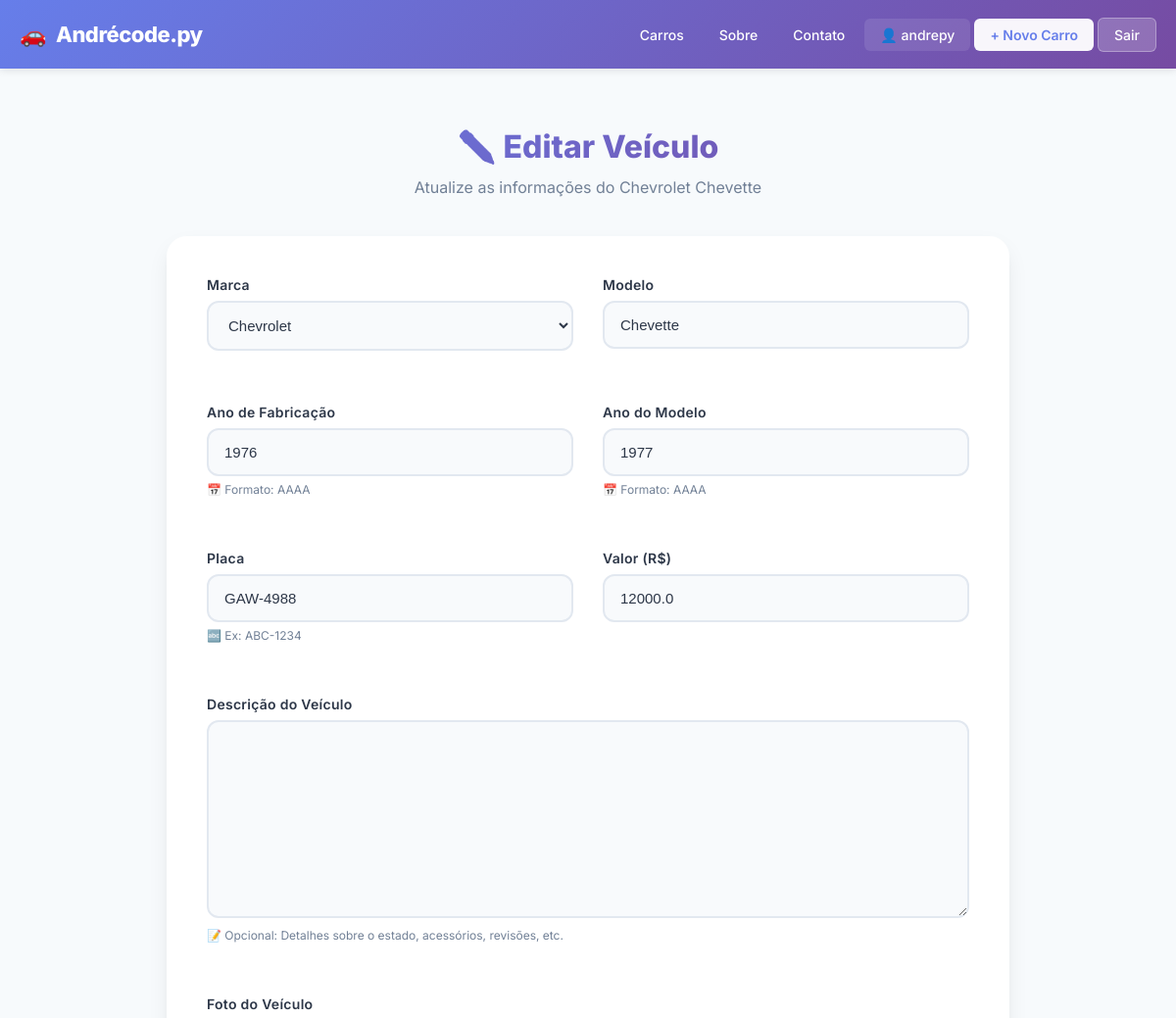
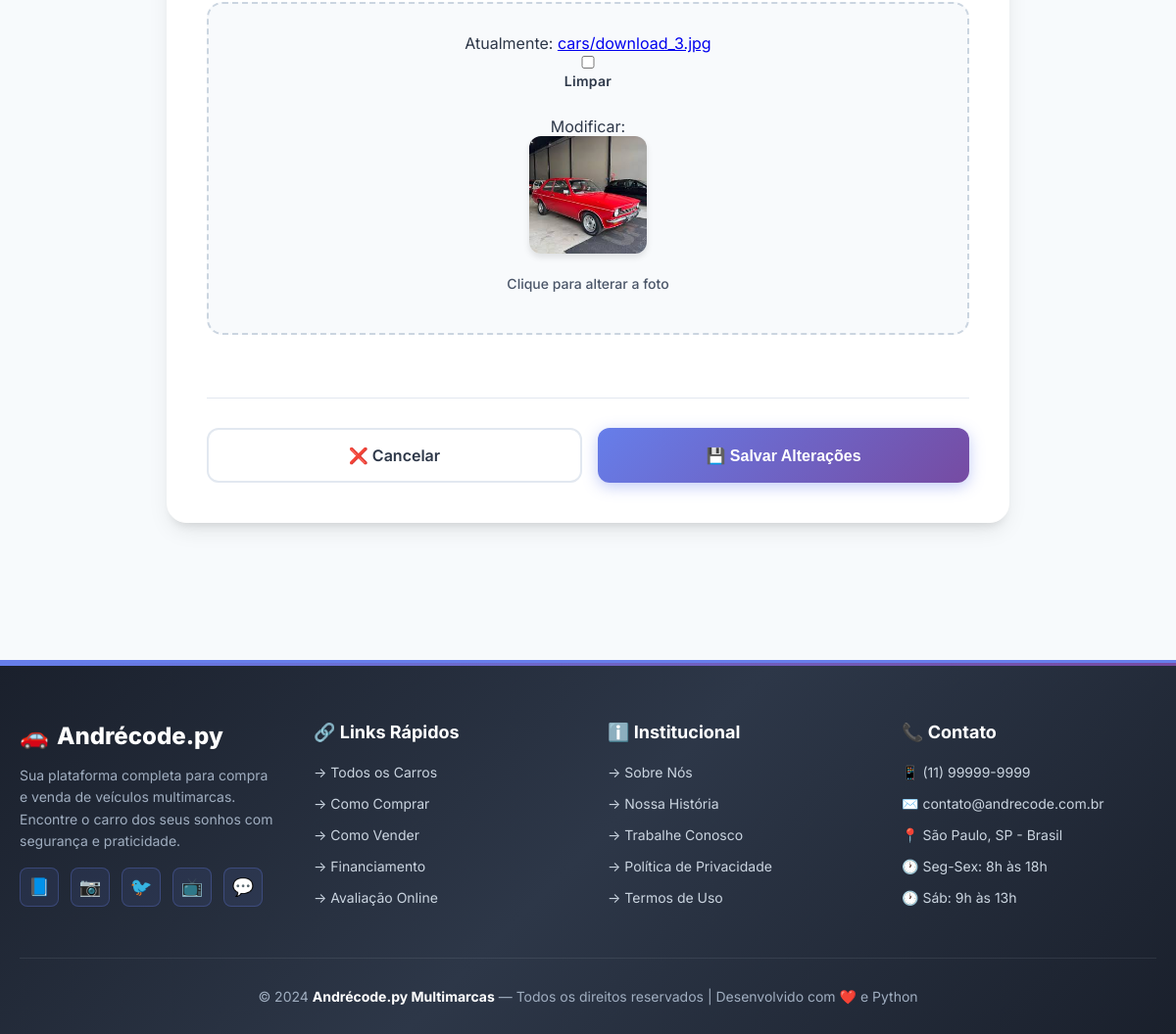
The page /car/2/update/ (signed in) on the database its author committed (2 pictures, top to bottom).
### cars/models.py (models this page shows, shortened)
class Car(models.Model):
    id = models.AutoField(primary_key=True)
    model = models.CharField(max_length=200)
    brand = models.ForeignKey(Brand, on_delete=models.PROTECT, related_name='cars_brand')
    factory_year = models.IntegerField(blank=True, null=True)
    model_year = models.IntegerField(blank=True, null=True)
    plate = models.CharField(max_length=10, blank=True, null=True)
    value = models.FloatField(blank=True, null=True)
    photo = models.ImageField(upload_to='cars/', blank=True, null=True)
    bio = models.TextField(blank=True, null=True)

class Brand(models.Model):
    name = models.CharField(max_length=200)
    def __str__(self):
        return self.name

### cars/views.py (the view, shortened to what this page needs)
# urls.py: path('car/<int:pk>/update/', CarUpdateView.as_view(), name='car_update'),
class CarUpdateView(LoginRequiredMixin, SuccessMessageMixin, UpdateView):
    model = Car
    form_class = CarModelForm
    template_name = 'car_update.html'
    login_url = 'login'
    success_message = 'Carro atualizado com sucesso!'

### cars/forms.py (shortened to what this page needs)
class CarModelForm(forms.ModelForm):
    class Meta:
        model = Car
        fields = '__all__'

### cars/templates/car_update.html (shortened to what this page needs)
{% extends "base.html" %}
{% block content %}
<div class="form-container">
    <div class="form-header">
        <h1>✏️ Editar Veículo</h1>
        <p>Atualize as informações do {{ form.instance.brand }} {{ form.instance.model }}</p>
    </div>
    <div class="form-card">
        <form method="post" enctype="multipart/form-data">
            <div class="form-grid">
                <div class="form-group">
                    <label for="{{ form.brand.id_for_label }}">Marca</label>
                    {{ form.brand }}
                </div>
                <div class="form-group">
                    <label for="{{ form.model.id_for_label }}">Modelo</label>
                    {{ form.model }}
                </div>
                <div class="form-group">
                    <label for="{{ form.factory_year.id_for_label }}">Ano de Fabricação</label>
                    {{ form.factory_year }}
                    <div class="help-text">📅 Formato: AAAA</div>
                </div>
                <div class="form-group">
                    <label for="{{ form.model_year.id_for_label }}">Ano do Modelo</label>
                    {{ form.model_year }}
                    <div class="help-text">📅 Formato: AAAA</div>
                </div>
                <div class="form-group">
                    <label for="{{ form.plate.id_for_label }}">Placa</label>
                    {{ form.plate }}
                    <div class="help-text">🔤 Ex: ABC-1234</div>
                </div>
                <div class="form-group">
                    <label for="{{ form.value.id_for_label }}">Valor (R$)</label>
                    {{ form.value }}
                </div>
                <div class="form-group full-width">
                    <label for="{{ form.bio.id_for_label }}">Descrição do Veículo</label>
                    {{ form.bio }}
                    <div class="help-text">📝 Opcional: Detalhes sobre o estado, acessórios, revisões, etc.</div>
                </div>
                <div class="form-group full-width">
                    <label>Foto do Veículo</label>
                    <div class="file-input-container">
                        {{ form.photo }}
                        <div class="file-preview-area">
                            {% if form.instance.photo %}
                            <img src="{{ form.instance.photo.url }}" class="current-image-preview" id="currentInfoImg">
                            <span style="font-size: 14px; font-weight: 500; color: #4a5568" id="uploadText">
                                Clique para alterar a foto
                            </span>
                            {% else %}
                            <span class="icon-upload">📷</span>
                            <span style="font-size: 14px; font-weight: 500; color: #4a5568" id="uploadText">
                                Clique ou arraste para enviar uma foto
                            </span>
                            {% endif %}
                        </div>
                    </div>
                </div>
            </div>
            <div class="form-actions">
                <a href="{% url 'car_detail' form.instance.pk %}" class="btn btn-secondary">
                    ❌ Cancelar
                </a>
                <button type="submit" class="btn btn-primary">
                    💾 Salvar Alterações
                </button>
            </div>
        </form>
    </div>
</div>
{% endblock %}

### app/templates/base.html (shortened to what this page needs)
<!DOCTYPE html>
<html lang="pt-BR">
<head>
</head>
<body>
  <header>
    <nav>
      <a href="{% url 'cars_list' %}" class="logo">
        <span>🚗</span>
        <span>Andrécode.py</span>
      </a>
      <ul id="navMenu">
        <li><a href="{% url 'cars_list' %}">Carros</a></li>
        <li><a href="#">Sobre</a></li>
        <li><a href="#">Contato</a></li>
        {% if user.is_authenticated %}
        <li>
          <span class="user-greeting">👤 {{ user.username }}</span>
        </li>
        <li>
          <a href="{% url 'new_car' %}" class="btn-new-car">+ Novo Carro</a>
        </li>
        <li>
          <a href="{% url 'logout' %}" class="btn-logout">Sair</a>
        </li>
        {% else %}
        <li><a href="{% url 'register' %}">Cadastre-se</a></li>
        <li><a href="{% url 'login' %}">Entrar</a></li>
        {% endif %}
      </ul>
    </nav>
  </header>
  <main>
    {% block content %}
    {% endblock %}
  </main>
  <footer>
    <div class="footer-content">
      <div class="footer-section">
        <div class="footer-logo">
          <span>🚗</span>
          <span>Andrécode.py</span>
        </div>
        <p>Sua plataforma completa para compra e venda de veículos multimarcas. Encontre o carro dos seus sonhos com
          segurança e praticidade.</p>
        <div class="social-links">
          <a href="#" aria-label="Facebook" title="Facebook">📘</a>
          <a href="#" aria-label="Instagram" title="Instagram">📷</a>
          <a href="#" aria-label="Twitter" title="Twitter">🐦</a>
          <a href="#" aria-label="YouTube" title="YouTube">📺</a>
          <a href="#" aria-label="WhatsApp" title="WhatsApp">💬</a>
        </div>
      </div>
      <div class="footer-section">
        <h3>🔗 Links Rápidos</h3>
        <ul>
          <li><a href="{% url 'cars_list' %}">→ Todos os Carros</a></li>
          <li><a href="#">→ Como Comprar</a></li>
          <li><a href="#">→ Como Vender</a></li>
          <li><a href="#">→ Financiamento</a></li>
          <li><a href="#">→ Avaliação Online</a></li>
        </ul>
      </div>
      <div class="footer-section">
        <h3>ℹ️ Institucional</h3>
        <ul>
          <li><a href="#">→ Sobre Nós</a></li>
          <li><a href="#">→ Nossa História</a></li>
          <li><a href="#">→ Trabalhe Conosco</a></li>
          <li><a href="#">→ Política de Privacidade</a></li>
          <li><a href="#">→ Termos de Uso</a></li>
        </ul>
      </div>
      <div class="footer-section">
        <h3>📞 Contato</h3>
        <ul>
          <li><a href="tel:+5511999999999">📱 (11) 99999-9999</a></li>
          <li><a href="mailto:contato@andrecode.com.br">✉️ contato@andrecode.com.br</a></li>
          <li><a href="#">📍 São Paulo, SP - Brasil</a></li>
          <li><a href="#">🕐 Seg-Sex: 8h às 18h</a></li>
          <li><a href="#">🕐 Sáb: 9h às 13h</a></li>
        </ul>
      </div>
    </div>
    <div class="footer-bottom">
      <p>© 2024 <strong>Andrécode.py Multimarcas</strong> — Todos os direitos reservados | Desenvolvido com ❤️ e Python
      </p>
    </div>
  </footer>
</body>
</html>

### app/templates/base.html (style rules this page uses)
* { margin: 0; padding: 0; box-sizing: border-box; }
body { font-family: 'Inter', -apple-system, BlinkMacSystemFont, sans-serif; background-color: #f8f9fa; color: #2d3748; min-height: 100vh; display: flex; flex-direction: column; }
header { background: linear-gradient(135deg, #667eea 0%, #764ba2 100%); box-shadow: 0 2px 8px rgba(0, 0, 0, 0.1); position: sticky; top: 0; z-index: 1000; }
nav { max-width: 1400px; margin: 0 auto; padding: 0 20px; height: 70px; display: flex; justify-content: space-between; align-items: center; }
.logo { display: flex; align-items: center; gap: 10px; text-decoration: none; color: white; font-weight: 800; font-size: 22px; letter-spacing: -0.5px; transition: transform 0.2s; }
nav ul { list-style: none; display: flex; gap: 4px; align-items: center; }
nav ul li a { color: white; text-decoration: none; font-size: 14px; font-weight: 500; padding: 8px 16px; border-radius: 6px; transition: all 0.2s; display: inline-block; white-space: nowrap; }
.user-greeting { color: white; font-size: 14px; padding: 8px 16px; border-radius: 6px; background-color: rgba(255, 255, 255, 0.1); font-weight: 500; }
.btn-logout { background-color: rgba(255, 255, 255, 0.2); border: 1px solid rgba(255, 255, 255, 0.3); }
.btn-new-car { background-color: rgba(255, 255, 255, 0.95); color: #667eea; font-weight: 600; }
main { flex: 1; width: 100%; }
footer { background: linear-gradient(135deg, #1a202c 0%, #2d3748 50%, #1a202c 100%); color: #cbd5e0; padding: 60px 20px 30px; margin-top: 80px; border-top: 3px solid #667eea; position: relative; overflow: hidden; }
footer::before { content: ''; position: absolute; top: 0; left: 0; right: 0; height: 3px; background: linear-gradient(90deg, #667eea, #764ba2, #667eea); background-size: 200% 100%; animation: gradientShift 3s ease infinite; }
.footer-content { max-width: 1400px; margin: 0 auto; display: grid; grid-template-columns: repeat(auto-fit, minmax(250px, 1fr)); gap: 40px; text-align: left; margin-bottom: 40px; }
.footer-section h3 { color: white; font-size: 18px; font-weight: 700; margin-bottom: 20px; display: flex; align-items: center; gap: 8px; }
.footer-section p { font-size: 14px; line-height: 1.6; margin-bottom: 15px; color: #a0aec0; }
.footer-section ul { list-style: none; padding: 0; }
.footer-section ul li { margin-bottom: 12px; }
.footer-section ul li a { color: #cbd5e0; text-decoration: none; font-size: 14px; transition: all 0.3s ease; display: inline-flex; align-items: center; gap: 8px; }
.social-links { display: flex; gap: 12px; flex-wrap: wrap; }
.social-links a { display: flex; align-items: center; justify-content: center; width: 40px; height: 40px; background: rgba(102, 126, 234, 0.1); border: 1px solid rgba(102, 126, 234, 0.3); border-radius: 8px; color: #cbd5e0; text-decoration: none; font-size: 18px; transition: all 0.3s ease; }
.footer-bottom { max-width: 1400px; margin: 0 auto; padding-top: 30px; border-top: 1px solid rgba(203, 213, 224, 0.1); text-align: center; }
.footer-bottom p { font-size: 14px; color: #a0aec0; }
.footer-bottom strong { color: white; font-weight: 700; }
.footer-logo { font-size: 24px; font-weight: 800; color: white; margin-bottom: 15px; display: flex; align-items: center; gap: 8px; }

### rows shown on the page
Car: instance.brand "Chevrolet", instance.model "Chevette", brand "Chevrolet", model "Chevette", factory_year "1976", model_year "1977", plate "GAW-4988", value "12000.0", instance.photo (picture)

### other values the page prints
{{ user.username }} "andrepy"
